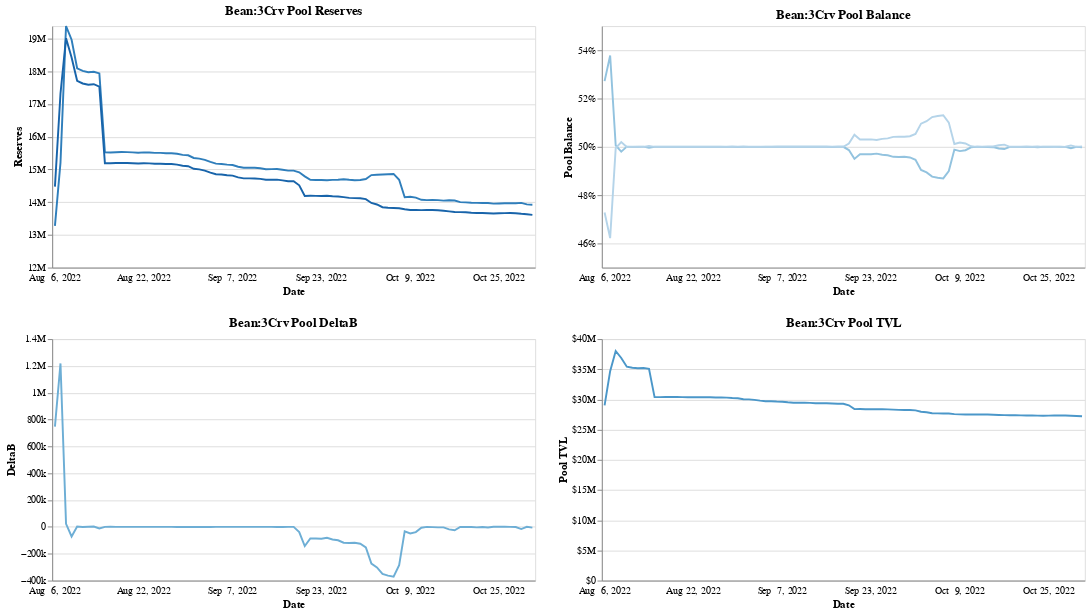

The notebook cell this image was saved under:
### Code cell
selection_rule = alt.selection_single(
    name="sss", 
    fields=['timestamp'], nearest=True, on='mouseover', empty='none', clear='mouseout'
)

base = (
    alt.Chart(df)
    .encode(
        x=alt.X(
            "timestamp:O", 
            axis=alt.Axis(
                formatType="time", 
                ticks=False, 
                labelExpr="timeFormat(toDate(datum.value), '%b %e, %Y')", 
                labelOverlap=True, 
                labelSeparation=30, 
                labelPadding=5, 
                title='Date', 
                labelAngle=0, 
            )
        ), 
        color=alt.Color("variable:O", legend=None), 
        
    )
    .properties(width=500, height=250)
)

tooltip_formats = {
    "bean_fraction": ".1%", 
    "3crv_fraction": ".1%", 
    "pool_tvl_usd": "$,d"
}
rule = (
    # selection captures nearest timestamp (for current mouse position) 
    # tooltip rendered uses this data point (pivoted, so we have all data for this timestamp) 
    base
    .add_selection(selection_rule)
    .mark_rule(opacity=0)
    .encode(
        tooltip=(
            [alt.Tooltip(f'timestamp', timeUnit="yearmonthdate", title="date")] + 
            [alt.Tooltip(f'{m}', format=tooltip_formats.get(m, ",d")) for m in value_cols]
        ), 
    )
    
)
reserves = (
    base
    .transform_filter(condition_union("==", "|", ['reserves_3crv', 'reserves_bean']))
    .mark_line()
    .encode(
        y=alt.Y(
            "value:Q", 
            axis=alt.Axis(title="Reserves", format=".2~s"), 
            scale=alt.Scale(domainMin=12*1e6) # TODO: don't hardcode this
        )
    )
    .properties(title="Bean:3Crv Pool Reserves")
)
delta_b = (
    base
    .transform_filter("datum.variable == 'deltaB'")
    .mark_line()
    .encode(
        y=alt.Y(
            "value:Q", axis=alt.Axis(title="DeltaB", format=".2~s")
        )
    )
    .properties(title="Bean:3Crv Pool DeltaB")
)
balance = (
    base
    .transform_filter(condition_union("==", "|", ['bean_fraction', '3crv_fraction']))
    .mark_line()
    .encode(
        y=alt.Y(
            "value:Q", 
            axis=alt.Axis(title="Pool Balance", format="%"), 
            scale=alt.Scale(domainMin=.45, domainMax=.55), # TODO: don't hardcode this
        ), 
    )
    .properties(title="Bean:3Crv Pool Balance")
)
tvl = (
    base
    .transform_filter("datum.variable == 'pool_tvl_usd'")
    .mark_line()
    .encode(
        y=alt.Y(
            "value:Q", 
            axis=alt.Axis(title="Pool TVL", format="$.2~s"), 
        ), 
    )
    .properties(title="Bean:3Crv Pool TVL")
)
c = (
    (
        ((reserves + rule) & (delta_b + rule)) | 
        ((balance + rule) & (tvl + rule))
    )
    .resolve_scale(y="independent")
    .resolve_axis(y="independent")
)
c

### Figure 1 — Vega-Lite specification as saved in the notebook (floating-point values rounded to 4 significant figures; data arrays with more than 128 entries replaced by an {"elided": "..."} marker saying what was removed)
{"config": {"view": {"continuousWidth": 400, "continuousHeight": 300}}, "hconcat": [{"vconcat": [{"layer": [{"mark": "line", "encoding": {"color": {"field": "variable", "legend": null, "type": "ordinal"}, "x": {"axis": {"formatType": "time", "labelAngle": 0, "labelExpr": "timeFormat(toDate(datum.value), '%b %e, %Y')", "labelOverlap": true, "labelPadding": 5, "labelSeparation": 30, "ticks": false, "title": "Date"}, "field": "timestamp", "type": "ordinal"}, "y": {"axis": {"format": ".2~s", "title": "Reserves"}, "field": "value", "scale": {"domainMin": 12000000.0}, "type": "quantitative"}}, "height": 250, "title": "Bean:3Crv Pool Reserves", "transform": [{"filter": "datum['variable'] == 'reserves_3crv' | datum['variable'] == 'reserves_bean'"}], "width": 500}, {"mark": {"type": "rule", "opacity": 0}, "encoding": {"color": {"field": "variable", "legend": null, "type": "ordinal"}, "tooltip": [{"field": "timestamp", "timeUnit": "yearmonthdate", "title": "date", "type": "temporal"}, {"field": "reserves_3crv", "format": ",d", "type": "quantitative"}, {"field": "reserves_bean", "format": ",d", "type": "quantitative"}, {"field": "deltaB", "format": ",d", "type": "quantitative"}, {"field": "bean_fraction", "format": ".1%", "type": "quantitative"}, {"field": "3crv_fraction", "format": ".1%", "type": "quantitative"}, {"field": "pool_tvl_usd", "format": "$,d", "type": "quantitative"}], "x": {"axis": {"formatType": "time", "labelAngle": 0, "labelExpr": "timeFormat(toDate(datum.value), '%b %e, %Y')", "labelOverlap": true, "labelPadding": 5, "labelSeparation": 30, "ticks": false, "title": "Date"}, "field": "timestamp", "type": "ordinal"}}, "height": 250, "selection": {"sss": {"type": "single", "fields": ["timestamp"], "nearest": true, "on": "mouseover", "empty": "none", "clear": "mouseout"}}, "width": 500}]}, {"layer": [{"mark": "line", "encoding": {"color": {"field": "variable", "legend": null, "type": "ordinal"}, "x": {"axis": {"formatType": "time", "labelAngle": 0, "labelExpr": "timeFormat(toDate(datum.value), '%b %e, %Y')", "labelOverlap": true, "labelPadding": 5, "labelSeparation": 30, "ticks": false, "title": "Date"}, "field": "timestamp", "type": "ordinal"}, "y": {"axis": {"format": ".2~s", "title": "DeltaB"}, "field": "value", "type": "quantitative"}}, "height": 250, "title": "Bean:3Crv Pool DeltaB", "transform": [{"filter": "datum.variable == 'deltaB'"}], "width": 500}, {"mark": {"type": "rule", "opacity": 0}, "encoding": {"color": {"field": "variable", "legend": null, "type": "ordinal"}, "tooltip": [{"field": "timestamp", "timeUnit": "yearmonthdate", "title": "date", "type": "temporal"}, {"field": "reserves_3crv", "format": ",d", "type": "quantitative"}, {"field": "reserves_bean", "format": ",d", "type": "quantitative"}, {"field": "deltaB", "format": ",d", "type": "quantitative"}, {"field": "bean_fraction", "format": ".1%", "type": "quantitative"}, {"field": "3crv_fraction", "format": ".1%", "type": "quantitative"}, {"field": "pool_tvl_usd", "format": "$,d", "type": "quantitative"}], "x": {"axis": {"formatType": "time", "labelAngle": 0, "labelExpr": "timeFormat(toDate(datum.value), '%b %e, %Y')", "labelOverlap": true, "labelPadding": 5, "labelSeparation": 30, "ticks": false, "title": "Date"}, "field": "timestamp", "type": "ordinal"}}, "height": 250, "selection": {"sss": {"type": "single", "fields": ["timestamp"], "nearest": true, "on": "mouseover", "empty": "none", "clear": "mouseout"}}, "width": 500}]}]}, {"vconcat": [{"layer": [{"mark": "line", "encoding": {"color": {"field": "variable", "legend": null, "type": "ordinal"}, "x": {"axis": {"formatType": "time", "labelAngle": 0, "labelExpr": "timeFormat(toDate(datum.value), '%b %e, %Y')", "labelOverlap": true, "labelPadding": 5, "labelSeparation": 30, "ticks": false, "title": "Date"}, "field": "timestamp", "type": "ordinal"}, "y": {"axis": {"format": "%", "title": "Pool Balance"}, "field": "value", "scale": {"domainMax": 0.55, "domainMin": 0.45}, "type": "quantitative"}}, "height": 250, "title": "Bean:3Crv Pool Balance", "transform": [{"filter": "datum['variable'] == 'bean_fraction' | datum['variable'] == '3crv_fraction'"}], "width": 500}, {"mark": {"type": "rule", "opacity": 0}, "encoding": {"color": {"field": "variable", "legend": null, "type": "ordinal"}, "tooltip": [{"field": "timestamp", "timeUnit": "yearmonthdate", "title": "date", "type": "temporal"}, {"field": "reserves_3crv", "format": ",d", "type": "quantitative"}, {"field": "reserves_bean", "format": ",d", "type": "quantitative"}, {"field": "deltaB", "format": ",d", "type": "quantitative"}, {"field": "bean_fraction", "format": ".1%", "type": "quantitative"}, {"field": "3crv_fraction", "format": ".1%", "type": "quantitative"}, {"field": "pool_tvl_usd", "format": "$,d", "type": "quantitative"}], "x": {"axis": {"formatType": "time", "labelAngle": 0, "labelExpr": "timeFormat(toDate(datum.value), '%b %e, %Y')", "labelOverlap": true, "labelPadding": 5, "labelSeparation": 30, "ticks": false, "title": "Date"}, "field": "timestamp", "type": "ordinal"}}, "height": 250, "selection": {"sss": {"type": "single", "fields": ["timestamp"], "nearest": true, "on": "mouseover", "empty": "none", "clear": "mouseout"}}, "width": 500}]}, {"layer": [{"mark": "line", "encoding": {"color": {"field": "variable", "legend": null, "type": "ordinal"}, "x": {"axis": {"formatType": "time", "labelAngle": 0, "labelExpr": "timeFormat(toDate(datum.value), '%b %e, %Y')", "labelOverlap": true, "labelPadding": 5, "labelSeparation": 30, "ticks": false, "title": "Date"}, "field": "timestamp", "type": "ordinal"}, "y": {"axis": {"format": "$.2~s", "title": "Pool TVL"}, "field": "value", "type": "quantitative"}}, "height": 250, "title": "Bean:3Crv Pool TVL", "transform": [{"filter": "datum.variable == 'pool_tvl_usd'"}], "width": 500}, {"mark": {"type": "rule", "opacity": 0}, "encoding": {"color": {"field": "variable", "legend": null, "type": "ordinal"}, "tooltip": [{"field": "timestamp", "timeUnit": "yearmonthdate", "title": "date", "type": "temporal"}, {"field": "reserves_3crv", "format": ",d", "type": "quantitative"}, {"field": "reserves_bean", "format": ",d", "type": "quantitative"}, {"field": "deltaB", "format": ",d", "type": "quantitative"}, {"field": "bean_fraction", "format": ".1%", "type": "quantitative"}, {"field": "3crv_fraction", "format": ".1%", "type": "quantitative"}, {"field": "pool_tvl_usd", "format": "$,d", "type": "quantitative"}], "x": {"axis": {"formatType": "time", "labelAngle": 0, "labelExpr": "timeFormat(toDate(datum.value), '%b %e, %Y')", "labelOverlap": true, "labelPadding": 5, "labelSeparation": 30, "ticks": false, "title": "Date"}, "field": "timestamp", "type": "ordinal"}}, "height": 250, "selection": {"sss": {"type": "single", "fields": ["timestamp"], "nearest": true, "on": "mouseover", "empty": "none", "clear": "mouseout"}}, "width": 500}]}]}], "data": {"name": "data-4797a55e623d4177887a0b503a438455"}, "resolve": {"axis": {"y": "independent"}, "scale": {"y": "independent"}}, "$schema": "https://vega.github.io/schema/vega-lite/v4.17.0.json", "datasets": {"data-4797a55e623d4177887a0b503a438455": {"elided": "522 records"}}}
